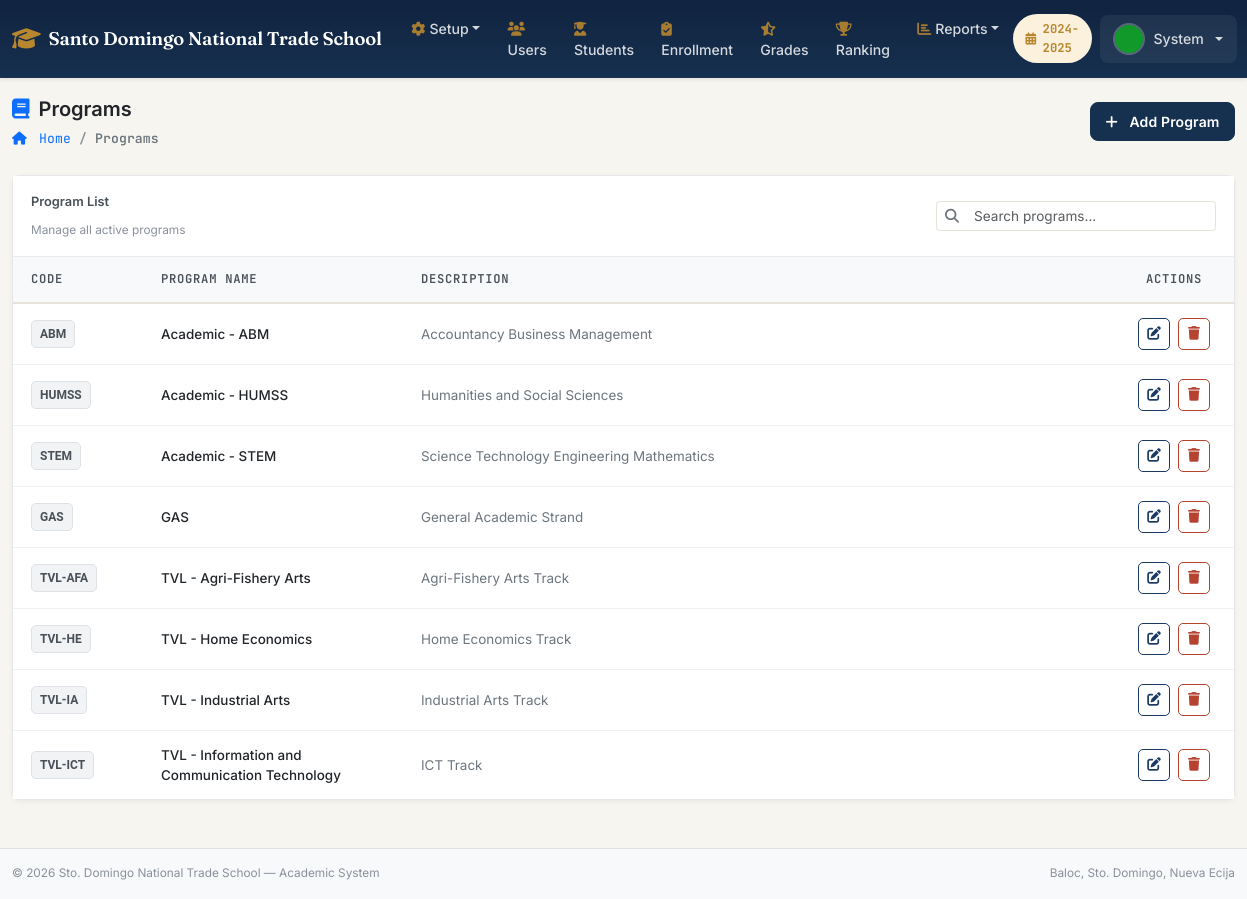
Page /sdnts/admin/programs.php (signed in) on the committed database.
### tables this page shows
CREATE TABLE `system_settings` (
  `settingID` INT AUTO_INCREMENT PRIMARY KEY,
  `settingKey` VARCHAR(100) UNIQUE NOT NULL,
  `settingValue` TEXT,
  `dateUpdated` DATETIME DEFAULT CURRENT_TIMESTAMP ON UPDATE CURRENT_TIMESTAMP
);

CREATE TABLE `academicYear` (
  `ayID` INT AUTO_INCREMENT PRIMARY KEY,
  `academicYear` VARCHAR(20) NOT NULL,
  `academicDesc` TEXT,
  `status` ENUM('active','inactive') DEFAULT 'inactive',
  `dateCreated` DATETIME DEFAULT CURRENT_TIMESTAMP,
  `dateDeleted` DATETIME DEFAULT NULL
);

CREATE TABLE `users` (
  `userID` INT AUTO_INCREMENT PRIMARY KEY,
  `employeeNo` VARCHAR(20) UNIQUE DEFAULT NULL,
  `firstName` VARCHAR(100) NOT NULL,
  `middleName` VARCHAR(100) DEFAULT NULL,
  `lastName` VARCHAR(100) NOT NULL,
  `extName` VARCHAR(10) DEFAULT NULL,
  `pic` VARCHAR(255) DEFAULT 'default.png',
  `roleID` INT NOT NULL,
  `email` VARCHAR(150) NOT NULL UNIQUE,
  `password` VARCHAR(255) NOT NULL,
  `programID` INT DEFAULT NULL,
  `isActive` TINYINT(1) DEFAULT 1,
  `dateCreated` DATETIME DEFAULT CURRENT_TIMESTAMP,
  `dateDeleted` DATETIME DEFAULT NULL,
  `deletedBy` INT DEFAULT NULL COMMENT 'Archive audit trail: userID who archived this record',
  FOREIGN KEY (`roleID`) REFERENCES `roles`(`roleID`)
);

CREATE TABLE `programs` (
  `progID` INT AUTO_INCREMENT PRIMARY KEY,
  `progName` VARCHAR(150) NOT NULL,
  `progDesc` TEXT,
  `progCode` VARCHAR(20) NOT NULL,
  `dateCreated` DATETIME DEFAULT CURRENT_TIMESTAMP,
  `dateDeleted` DATETIME DEFAULT NULL
);

### sdnts/includes/config.php (called while the page is built, shortened)
<?php
function getDB(): PDO {
    static $pdo = null;
    if ($pdo === null) {
        try {
            $dsn = "mysql:host=" . DB_HOST . ";dbname=" . DB_NAME . ";charset=" . DB_CHARSET;
            $options = [
                PDO::ATTR_ERRMODE            => PDO::ERRMODE_EXCEPTION,
                PDO::ATTR_DEFAULT_FETCH_MODE => PDO::FETCH_ASSOC,
                PDO::ATTR_EMULATE_PREPARES   => false,
            ];
            $pdo = new PDO($dsn, DB_USER, DB_PASS, $options);
        } catch (PDOException $e) {
            die('<div style="background:#fee;padding:20px;font-family:monospace;">
                <strong>Database Connection Error</strong><br>
                Please ensure XAMPP MySQL is running and database <strong>sdnts_db</strong> exists.<br>
                Run <code>database.sql</code> first.<br>
                Error: ' . htmlspecialchars($e->getMessage()) . '
            </div>');
        }
    }
    return $pdo;
}
function getActiveAY(): array {
    $db = getDB();
    $stmt = $db->prepare("SELECT * FROM academicYear WHERE status='active' LIMIT 1");
    $stmt->execute();
    return $stmt->fetch() ?: ['ayID' => 1, 'academicYear' => '2024-2025'];
}
function getSetting(string $key): string {
    $db = getDB();
    $stmt = $db->prepare("SELECT settingValue FROM system_settings WHERE settingKey=?");
    $stmt->execute([$key]);
    $row = $stmt->fetch();
    return $row ? $row['settingValue'] : '';
}
function clean(string $str): string {
    return htmlspecialchars(trim($str), ENT_QUOTES, 'UTF-8');
}

### sdnts/admin/programs.php (the view, shortened to what this page needs)
<?php
require_once '../includes/config.php';
$db = getDB();
$list = $db->query("
    SELECT *
    FROM programs
    WHERE dateDeleted IS NULL
    ORDER BY progName
")->fetchAll();
include '../includes/header.php';
?>
<div class="program-page-header d-flex justify-content-between align-items-center">
    <div>
        <div class="program-page-title">
            <i class="fas fa-book"></i>
            <span>Programs</span>
        </div>
        <nav aria-label="breadcrumb">
            <ol class="breadcrumb program-breadcrumb">
                <li class="breadcrumb-item">
                    <a href="<?= SITE_URL ?>/dashboard.php">
                        <i class="fas fa-home me-1"></i>
                        Home
                    </a>
                </li>
                <li
                    class="breadcrumb-item active"
                    aria-current="page"
                >
                    Programs
                </li>
            </ol>
        </nav>
    </div>
    <button
        type="button"
        class="btn btn-primary program-add-btn"
        data-bs-toggle="modal"
        data-bs-target="#modalProg"
        onclick="resetProgramForm()"
    >
        <i class="fas fa-plus me-2"></i>
        Add Program
    </button>
</div>
<div class="program-card">
    <div class="program-toolbar">
        <div class="d-flex justify-content-between align-items-center">
            <div>
                <div class="program-toolbar-label">
                    Program List
                </div>
                <small class="text-muted">
                    Manage all active programs
                </small>
            </div>
            <div class="program-search">
                <div class="input-group input-group-sm">
                    <span class="input-group-text">
                        <i class="fas fa-search"></i>
                    </span>
                    <input
                        type="text"
                        id="programSearch"
                        class="form-control"
                        placeholder="Search programs..."
                        autocomplete="off"
                    >
                </div>
            </div>
        </div>
    </div>
    <?php if (!empty($list)): ?>
        <div class="table-responsive">
            <table
                class="table program-table table-hover"
                id="programTable"
            >
                <thead>
                    <tr>
                        <th style="width: 130px;">
                            Code
                        </th>
                        <th style="width: 260px;">
                            Program Name
                        </th>
                        <th>
                            Description
                        </th>
                        <th
                            style="width: 120px;"
                            class="text-center"
                        >
                            Actions
                        </th>
                    </tr>
                </thead>
                <tbody>
                <?php foreach ($list as $p): ?>
                    <tr>
                        <td>
                            <span class="program-code">
                                <?= clean($p['progCode']) ?>
                            </span>
                        </td>
                        <td>
                            <span class="program-name">
                                <?= clean($p['progName']) ?>
                            </span>
                        </td>
                        <td>
                            <?php if (!empty($p['progDesc'])): ?>
                                <span class="program-description">
                                    <?= clean($p['progDesc']) ?>
                                </span>
                            <?php else: ?>
                                <span class="text-muted">
                                    No description provided
                                </span>
                            <?php endif; ?>
                        </td>
                        <td class="text-center">
                            <div class="program-actions">
                                <button
                                    type="button"
                                    class="btn btn-outline-primary btn-edit-prog"
                                    title="Edit Program"
                                    data-prog="<?= htmlspecialchars(
                                        json_encode($p),
                                        ENT_QUOTES
                                    ) ?>"
                                    data-bs-toggle="modal"
                                    data-bs-target="#modalProg"
                                >
                                    <i class="fas fa-edit"></i>
                                </button>
                                <form
                                    method="POST"
                                    class="d-inline"
                                >
                                    <button
                                        type="submit"
                                        class="btn btn-outline-danger btn-delete"
                                        title="Delete Program"
                                    >
                                        <i class="fas fa-trash"></i>
                                    </button>
                                </form>
                            </div>
                        </td>
                    </tr>
                <?php endforeach; ?>
                </tbody>
            </table>
        </div>
    <?php endif; ?>
</div>
<?php include '../includes/footer.php'; ?>

### sdnts/includes/header.php (shortened to what this page needs)
<?php
$activeAY = getActiveAY();
$schoolName = getSetting('school_name') ?: 'SDNTS';
$currentUser = null;
try {
    $db = getDB();
    $stmt = $db->prepare("SELECT u.*, r.roleName FROM users u JOIN roles r ON u.roleID=r.roleID WHERE u.userID=?");
    $stmt->execute([$_SESSION['userID']]);
    $currentUser = $stmt->fetch();
} catch(Exception $e) {}
?>
<!DOCTYPE html>
<html lang="en">
<head>
  <link rel="stylesheet" href="https://cdnjs.cloudflare.com/ajax/libs/bootstrap/5.3.2/css/bootstrap.min.css">
  <link rel="stylesheet" href="https://cdnjs.cloudflare.com/ajax/libs/font-awesome/6.5.0/css/all.min.css">
  <link rel="stylesheet" href="https://cdnjs.cloudflare.com/ajax/libs/datatables/1.10.21/css/dataTables.bootstrap5.min.css">
  <link rel="stylesheet" href="<?= SITE_URL ?>/assets/css/style.css">
</head>
<body>
<nav class="navbar navbar-expand-lg navbar-dark site-navbar shadow-sm">
  <div class="container-fluid">
    <a class="navbar-brand d-flex align-items-center gap-2" href="<?= SITE_URL ?>/dashboard.php">
      <i class="fas fa-graduation-cap fa-lg"></i>
      <span class="d-none d-md-inline"><?= clean($schoolName) ?></span>
    </a>
    <div class="collapse navbar-collapse" id="navMain">
      <ul class="navbar-nav me-auto">
        <?php if (in_array($_SESSION['roleID'], [ROLE_ADMIN, ROLE_PRINCIPAL])): ?>
        <li class="nav-item dropdown">
          <a class="nav-link dropdown-toggle" href="#" data-bs-toggle="dropdown"><i class="fas fa-cog me-1"></i>Setup</a>
        </li>
        <?php endif; ?>
        <?php if ($_SESSION['roleID'] === ROLE_ADMIN): ?>
        <li class="nav-item">
          <a class="nav-link" href="<?= SITE_URL ?>/admin/users.php"><i class="fas fa-users me-1"></i>Users</a>
        </li>
        <?php endif; ?>
        <?php if (in_array($_SESSION['roleID'], [ROLE_ADMIN, ROLE_PRINCIPAL, ROLE_TEACHER])): ?>
        <li class="nav-item">
          <a class="nav-link" href="<?= SITE_URL ?>/admin/students.php"><i class="fas fa-user-graduate me-1"></i>Students</a>
        </li>
        <li class="nav-item">
          <a class="nav-link" href="<?= SITE_URL ?>/admin/enrollment.php"><i class="fas fa-clipboard-check me-1"></i>Enrollment</a>
        </li>
        <li class="nav-item">
          <a class="nav-link" href="<?= SITE_URL ?>/admin/grades.php"><i class="fas fa-star-half-alt me-1"></i>Grades</a>
        </li>
        <li class="nav-item">
          <a class="nav-link" href="<?= SITE_URL ?>/admin/ranking.php"><i class="fas fa-trophy me-1"></i>Ranking</a>
        </li>
        <?php endif; ?>
        <li class="nav-item dropdown">
          <a class="nav-link dropdown-toggle" href="#" data-bs-toggle="dropdown"><i class="fas fa-chart-bar me-1"></i>Reports</a>
        </li>
      </ul>
      <ul class="navbar-nav ms-auto align-items-center">
        <li class="nav-item me-2">
          <span class="ay-chip"><i class="fas fa-calendar-alt"></i><?= clean($activeAY['academicYear']) ?></span>
        </li>
        <li class="nav-item dropdown">
          <a class="nav-link dropdown-toggle d-flex align-items-center gap-2 user-menu-toggle" href="#" data-bs-toggle="dropdown">
            <img src="<?= SITE_URL ?>/assets/img/uploads/<?= clean($currentUser['pic'] ?? 'default.png') ?>"
                 class="rounded-circle user-avatar-img" width="32" height="32" style="object-fit:cover;" onerror="this.src='<?= SITE_URL ?>/assets/img/default.png'">
            <span class="d-none d-lg-inline"><?= clean($currentUser['firstName'] ?? '') ?></span>
          </a>
        </li>
      </ul>
    </div>
  </div>
</nav>
<div class="container-fluid mt-3">

### sdnts/assets/css/style.css (style rules this page uses)
:root { --navy-900:#10233F; --navy-800:#152C4C; --navy-700:#1B3A63; --navy-500:#2F5687; --navy-100:#E7EEF6; --gold-500:#B8862E; --gold-100:#FBF1DD; --sage-600:#3E7A5B; --sage-100:#E4F1EA; --plum-600:#5B4B8A; --plum-100:#EDE9F6; --brick-600:#B5432F; --brick-100:#F8E7E2; --sky-500:#2C7BB0; --sky-100:#E5F1F8; --cream-50:#F7F5F0; --ink-900:#1A1D23; --ink-600:#565C66; --ink-400:#8A909B; --line:#E7E3D9; --radius:12px; --radius-sm:8px; --radius-lg:16px; --shadow-sm:0 1px 2px rgba(16,35,63,.06), 0 1px 3px rgba(16,35,63,.04); --shadow-md:0 8px 22px rgba(16,35,63,.08); --font-display:'Fraunces', Georgia, serif; --font-body:'Inter', -apple-system, BlinkMacSystemFont, 'Segoe UI', sans-serif; --font-mono:'JetBrains Mono', 'Courier New', monospace; }
body { font-family: var(--font-body); background: var(--cream-50); color: var(--ink-900); font-size: 0.925rem; }
a { color: var(--navy-700); }
.breadcrumb { font-family: var(--font-mono); font-size: .78rem; letter-spacing: .01em; }
.breadcrumb-item a { color: var(--ink-600); text-decoration:none; }
.breadcrumb-item.active { color: var(--gold-500); font-weight: 600; }
.breadcrumb-item + .breadcrumb-item::before { color: var(--ink-400); }
.btn { border-radius: var(--radius-sm); font-weight: 600; font-size: .85rem; letter-spacing: .01em; transition: transform .12s ease, box-shadow .12s ease, background .15s ease, color .15s ease; }
.btn-primary { background: var(--navy-800); border-color: var(--navy-800); }
.btn-outline-primary { color: var(--navy-700); border-color: var(--navy-700); }
.btn-outline-danger { color: var(--brick-600); border-color: var(--brick-600); }
.table { font-size: .875rem; --bs-table-hover-bg: var(--cream-50); }
.table thead th { font-family: var(--font-mono); font-size: .72rem; text-transform: uppercase; letter-spacing: .06em; font-weight: 700; color: var(--ink-600); border-bottom: 2px solid var(--line) !important; }
.table td, .table th { border-color: var(--line); vertical-align: middle; }
.form-control, .form-select { border-color: var(--line); border-radius: var(--radius-sm); font-size: .875rem; padding: .55rem .8rem; }
.input-group-text { background: var(--cream-50); border-color: var(--line); color: var(--ink-600); }
.text-muted { color: var(--ink-400) !important; }
.small, small { font-size: .8em; }

### sdnts/includes/header.php (style rules this page uses)
:root { --navy-900: #10233F; --navy-800: #16304F; --navy-700: #1B3A63; --navy-500: #2F5687; --gold-500: #B8862E; --gold-100: #FBF1DD; --sage-600: #3E7A5B; --sage-100: #E4F1EA; --plum-600: #5B4B8A; --brick-600: #B5432F; --brick-100: #F8E7E2; --cream-50: #F7F5F0; --ink-900: #1A1D23; --ink-600: #565C66; --ink-400: #8A909B; --line: #E7E3D9; --font-display: 'Fraunces', Georgia, serif; --font-body: 'Inter', -apple-system, sans-serif; --font-mono: 'JetBrains Mono', 'Courier New', monospace; }
body { font-family: var(--font-body); background: var(--cream-50); color: var(--ink-900); }
.site-navbar { background: linear-gradient(180deg, var(--navy-900), var(--navy-800)); border-bottom: 1px solid rgba(255,255,255,0.06); padding-top: .6rem; padding-bottom: .6rem; }
.site-navbar .navbar-brand { font-family: var(--font-display); font-weight: 600; font-size: 1.15rem; letter-spacing: -0.01em; color: #fff !important; }
.site-navbar .navbar-brand i { color: var(--gold-500); }
.site-navbar .nav-link { font-size: 0.88rem; font-weight: 500; color: rgba(255,255,255,0.82) !important; padding: 0.5rem 0.85rem !important; border-radius: 8px; transition: background .15s ease, color .15s ease; }
.site-navbar .nav-link i { color: var(--gold-500); opacity: 0.9; }
.ay-chip { display: inline-flex; align-items: center; gap: 0.4rem; background: var(--gold-100); color: var(--gold-500); font-family: var(--font-mono); font-weight: 700; font-size: 0.76rem; padding: 0.4rem 0.8rem; border-radius: 999px; }
.user-menu-toggle { padding: 0.3rem 0.6rem 0.3rem 0.3rem !important; border-radius: 999px; background: rgba(255,255,255,0.06); }
.user-avatar-img { border: 2px solid rgba(255,255,255,0.25); }

### rows in the picture
system_settings: settingValue "Santo Domingo National Trade School"
academicyear: academicYear "2024-2025"
users: pic (placeholder picture), firstName "System"
programs: progCode "ABM", progName "Academic - ABM", progDesc "Accountancy Business Management"
programs: progCode "HUMSS", progName "Academic - HUMSS", progDesc "Humanities and Social Sciences"
programs: progCode "STEM", progName "Academic - STEM", progDesc "Science Technology Engineering Mathematics"
programs: progCode "GAS", progName "GAS", progDesc "General Academic Strand"
programs: progCode "TVL-AFA", progName "TVL - Agri-Fishery Arts", progDesc "Agri-Fishery Arts Track"
programs: progCode "TVL-HE", progName "TVL - Home Economics", progDesc "Home Economics Track"
programs: progCode "TVL-IA", progName "TVL - Industrial Arts", progDesc "Industrial Arts Track"
programs: progCode "TVL-ICT", progName "TVL - Information and Communication Technology", progDesc "ICT Track"
